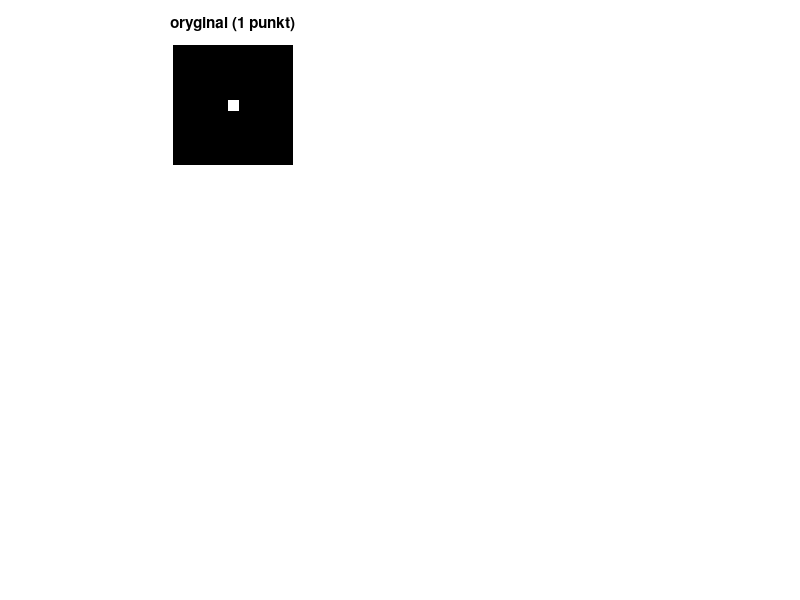

MATLAB code for this plot: (Note: this script raises an error after producing the figure.)
clearvars;
close all;
clc;

obraz = zeros(11,11);

%% jeden punkt
obraz(6,6) = 1;

figure(1);

subplot(3,2,1); imshow(obraz); title('oryginal (1 punkt)');

[H, T, R] = hough(obraz,'RhoResolution',0.1,'ThetaResolution',0.5);
subplot(3,2,2); imshow(H, []); title('Przestrze Hougha dla 1 punktu');

%% dwa punkty
obraz(2,2) = 1;
obraz(8,8) = 1;
subplot(3,2,3); imshow(obraz); title('oryginal (3 punkty)');

[H, T, R] = hough(obraz,'RhoResolution',0.1,'ThetaResolution',0.5);
subplot(3,2,4); imshow(H, []); title('Przestrze Hougha dla 3 punktow');

% zad 8 - 9
X = 1; Y = 73;
ro = R(Y);
teta = T(X);

x = 0:0.1:10;
y = (ro - x * cosd(teta)) / sind(teta);
subplot(3,2,5); imshow(obraz); hold on; plot(x+1,y+1);
